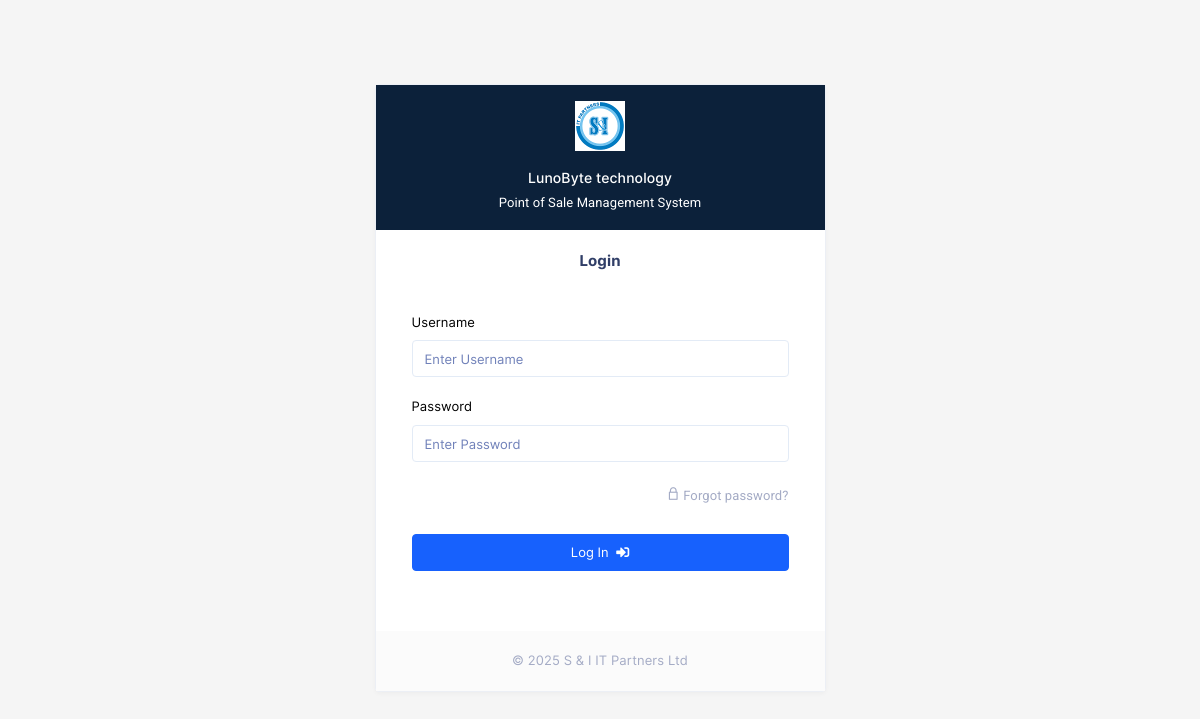
Before: / with the older database file.
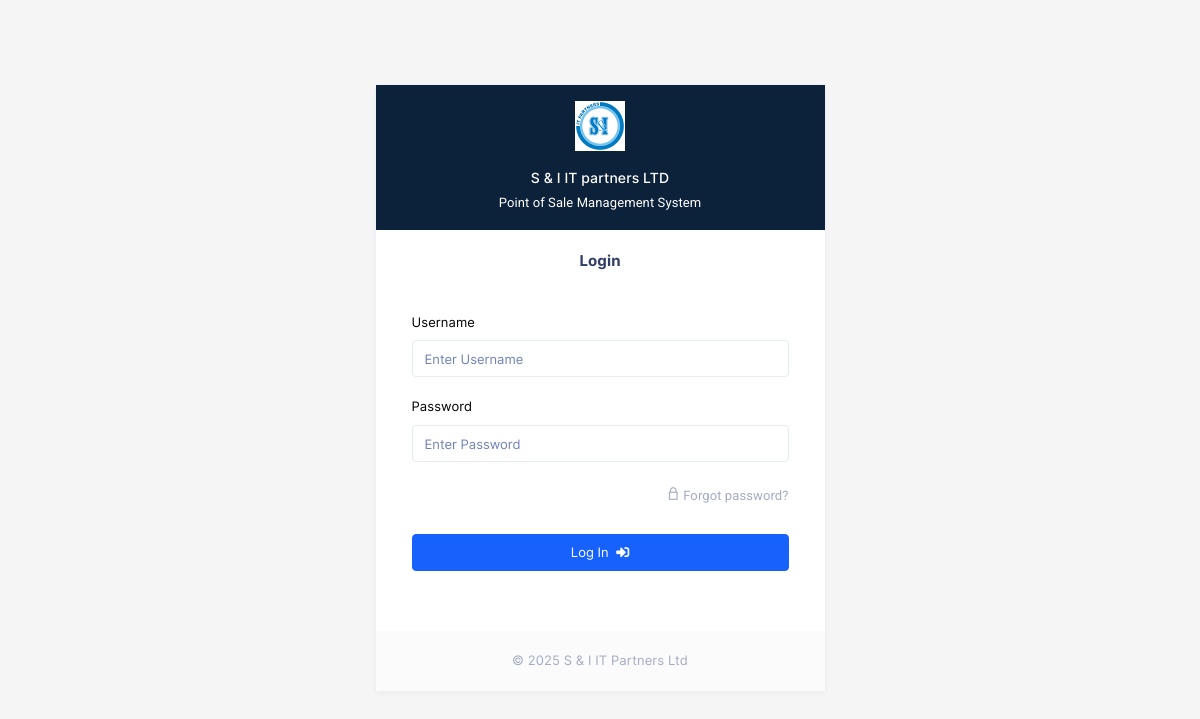
After: the same page with the newer database file.
### tables this page shows
CREATE TABLE `system_settings` (
  `id` int NOT NULL,
  `setting_key` varchar(100) NOT NULL,
  `setting_value` text,
  `setting_type` enum('text','number','boolean','json') NOT NULL DEFAULT 'text',
  `description` varchar(255) DEFAULT NULL,
  `updated_by` varchar(32) DEFAULT NULL,
  `updated_at` timestamp NULL DEFAULT NULL ON UPDATE CURRENT_TIMESTAMP
);

### index.php (the view, shortened to what the changed rows need)
<?php
require('config.php');
?>
<!DOCTYPE html>
<html lang="en">
<head>
    <link href="template/assets/css/bootstrap.min.css" rel="stylesheet" type="text/css" />
    <link href="template/assets/css/icons.min.css" rel="stylesheet" type="text/css" />
    <link href="template/assets/css/app.min.css" rel="stylesheet" type="text/css" />
</head>
<body class="account-body accountbg">
    <div class="container">
        <div class="row vh-100 d-flex justify-content-center">
            <div class="col-12 align-self-center">
                <div class="row">
                    <div class="col-lg-5 mx-auto">
                        <div class="card">
                            <div class="card-body p-0 auth-header-box">
                                <div class="text-center p-3">
                                    <?php
                                    $logo_sql = "SELECT setting_value FROM system_settings WHERE setting_key = 'company_logo'";
                                    $logo_query = $dbh->prepare($logo_sql);
                                    $logo_query->execute();
                                    $company_logo = $logo_query->fetchColumn();
                                    $name_sql = "SELECT setting_value FROM system_settings WHERE setting_key = 'store_name'";
                                    $name_query = $dbh->prepare($name_sql);
                                    $name_query->execute();
                                    $company_name = $name_query->fetchColumn() ?: 'POS System';
                                    ?>
                                    <a href="javascript: void(0);" class="logo logo-admin">
                                        <?php if ($company_logo && file_exists($company_logo)): ?>
                                            <img src="<?php echo htmlspecialchars($company_logo); ?>" height="50" alt="Company Logo" class="auth-logo">
                                        <?php else: ?>
                                            <img src="template/assets/images/logo-sm.png" height="50" alt="Logo" class="auth-logo">
                                        <?php endif; ?>
                                    </a>
                                    <h4 class="mt-3 mb-1 font-weight-semibold text-white font-14"><?php echo htmlspecialchars($company_name); ?></h4>
                                    <p class="text-white mb-0">Point of Sale Management System</p>
                                </div>
                            </div>
                        </div>
                    </div>
                </div>
            </div>
        </div>
    </div>
</body>
</html>

Changed rows visible on the page:
changed system_settings: setting_value "LunoByte technology" → "S & I IT partners LTD"
